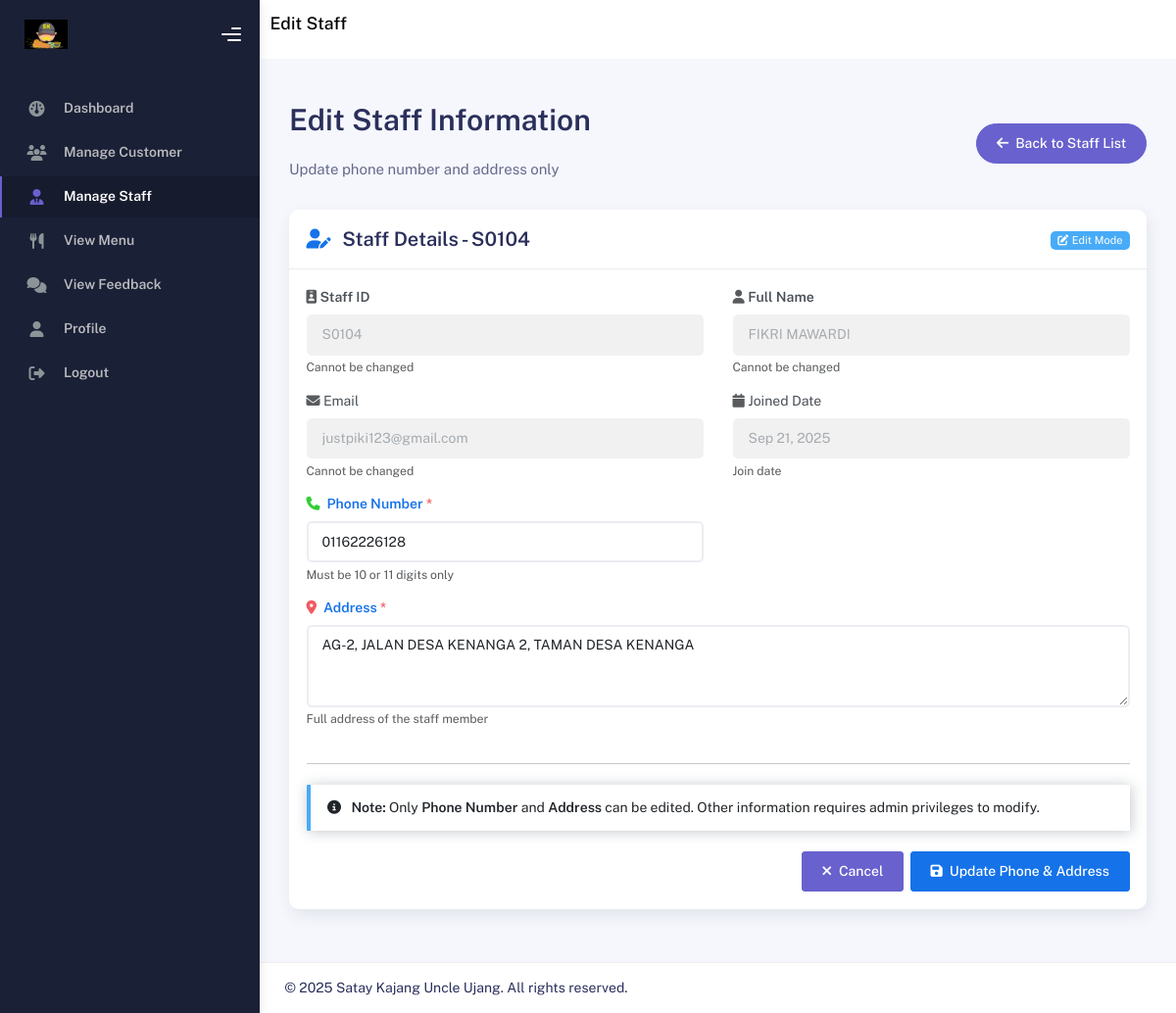
/admin/editstaff_admin.php?id=104 (signed in), run on the app's committed database.
### tables this page shows
CREATE TABLE `staff` (
  `staff_id` int(11) NOT NULL,
  `name` varchar(100) NOT NULL,
  `email` varchar(100) NOT NULL,
  `password` varchar(255) NOT NULL,
  `phone_no` varchar(20) DEFAULT NULL,
  `address` text DEFAULT NULL,
  `reset_token` varchar(100) DEFAULT NULL,
  `reset_expires` datetime DEFAULT NULL,
  `created_at` timestamp NOT NULL DEFAULT current_timestamp(),
  `last_logged_in` timestamp NULL DEFAULT NULL,
  `staff_image` varchar(255) DEFAULT NULL
);

### admin/editstaff_admin.php (the view, shortened to what this page needs)
<?php
require_once '../connect.php';
$staff_id = intval($_GET['id']);
$sql = "SELECT staff_id, name, email, phone_no, address, created_at FROM staff WHERE staff_id = ?";
$stmt = $conn->prepare($sql);
$stmt->bind_param("i", $staff_id);
$stmt->execute();
$result = $stmt->get_result();
$staff = $result->fetch_assoc();
?>
<!DOCTYPE html>
<html lang="en">
<head>
    <link rel="stylesheet" href="../assets/css/bootstrap.min.css" />
    <link rel="stylesheet" href="../assets/css/plugins.min.css" />
    <link rel="stylesheet" href="../assets/css/kaiadmin.min.css" />
    <link rel="stylesheet" href="https://cdnjs.cloudflare.com/ajax/libs/font-awesome/6.4.2/css/all.min.css" />
</head>
<body>
    <div class="wrapper">
        <div class="sidebar" data-background-color="dark">
            <div class="sidebar-logo">
                <div class="logo-header" data-background-color="dark">
                    <a href="admin_dashboard.php" class="logo">
                        <img src="../image/LogoSataysebenarReal.png" alt="Satay Kajang Uncle Ujang" class="navbar-brand" height="30" />
                    </a>
                    <div class="nav-toggle">
                        <button class="btn btn-toggle toggle-sidebar"><i class="gg-menu-right"></i></button>
                    </div>
                </div>
            </div>
            <div class="sidebar-wrapper scrollbar scrollbar-inner">
                <div class="sidebar-content">
                    <ul class="nav nav-secondary">
                        <li class="nav-item"><a href="admin_dashboard.php"><i class="fa-solid fa-gauge"></i><p>Dashboard</p></a></li>
                        <li class="nav-item"><a href="admincustomer.php"><i class="fa-solid fa-users"></i><p>Manage Customer</p></a></li>
                        <li class="nav-item active"><a href="adminstaff.php"><i class="fa-solid fa-user-tie"></i><p>Manage Staff</p></a></li>
                        <li class="nav-item"><a href="admin_menu.php"><i class="fa-solid fa-utensils"></i><p>View Menu</p></a></li>
                        <li class="nav-item"><a href="admin_viewfeedback.php"><i class="fa-solid fa-comments"></i><p>View Feedback</p></a></li>
                        <li class="nav-item"><a href="profAdmin.php"><i class="fa-solid fa-user"></i><p>Profile</p></a></li>
                        <li class="nav-item"><a href="admin_logout.php"><i class="fa-solid fa-right-from-bracket"></i><p>Logout</p></a></li>
                    </ul>
                </div>
            </div>
        </div>
        <div class="main-panel">
            <div class="main-header">
                <nav class="navbar topbar navbar-expand">
                    <div class="container-fluid">
                        <div class="d-flex align-items-center">
                            <h4 class="navbar-brand mb-0">Edit Staff</h4>
                        </div>
                    </div>
                </nav>
            </div>
            <div class="container">
                <div class="page-inner">
                    <div class="d-flex align-items-left align-items-md-center flex-column flex-md-row pt-2 pb-4">
                        <div>
                            <h1 class="fw-bold mb-3">Edit Staff Information</h1>
                            <p class="op-7 mb-2">Update phone number and address only</p>
                        </div>
                        <div class="ms-md-auto py-2 py-md-0">
                            <a href="adminstaff.php" class="btn btn-secondary btn-round">
                                <i class="fa-solid fa-arrow-left me-2"></i>Back to Staff List
                            </a>
                        </div>
                    </div>
                    <?php if ($staff): ?>
                    <div class="card">
                        <div class="card-header">
                            <div class="card-head-row">
                                <h4 class="card-title">
                                    <i class="fa-solid fa-user-edit me-2 text-primary"></i>
                                    Staff Details - S<?= sprintf('%04d', $staff['staff_id']) ?>
                                </h4>
                                <div class="card-tools">
                                    <span class="badge badge-info">
                                        <i class="fa-solid fa-edit me-1"></i>Edit Mode
                                    </span>
                                </div>
                            </div>
                        </div>
                        <div class="card-body">
                            <form method="POST">
                                <div class="row">
                                    <div class="col-md-6 mb-3">
                                        <label class="form-label fw-bold">
                                            <i class="fa-solid fa-id-badge me-1 text-muted"></i>Staff ID
                                        </label>
                                        <input type="text" class="form-control readonly-field"
                                               value="S<?= sprintf('%04d', $staff['staff_id']) ?>" readonly>
                                        <div class="form-text text-muted">Cannot be changed</div>
                                    </div>
                                    <div class="col-md-6 mb-3">
                                        <label class="form-label fw-bold">
                                            <i class="fa-solid fa-user me-1 text-muted"></i>Full Name
                                        </label>
                                        <input type="text" class="form-control readonly-field"
                                               value="<?= htmlspecialchars($staff['name']) ?>" readonly>
                                        <div class="form-text text-muted">Cannot be changed</div>
                                    </div>
                                    <div class="col-md-6 mb-3">
                                        <label class="form-label">
                                            <i class="fa-solid fa-envelope me-1 text-muted"></i>Email
                                        </label>
                                        <input type="email" class="form-control readonly-field"
                                               value="<?= htmlspecialchars($staff['email']) ?>" readonly>
                                        <div class="form-text text-muted">Cannot be changed</div>
                                    </div>
                                    <div class="col-md-6 mb-3">
                                        <label class="form-label">
                                            <i class="fa-solid fa-calendar me-1 text-muted"></i>Joined Date
                                        </label>
                                        <input type="text" class="form-control readonly-field"
                                               value="<?= date('M d, Y', strtotime($staff['created_at'])) ?>" readonly>
                                        <div class="form-text text-muted">Join date</div>
                                    </div>
                                    <div class="col-md-6 mb-3">
                                        <label class="form-label fw-bold text-primary">
                                            <i class="fa-solid fa-phone me-2 text-success"></i>Phone Number <span class="text-danger">*</span>
                                        </label>
                                        <input type="text" name="phone_no" class="form-control"
                                               pattern="[0-9]{10,11}" title="10-11 digits only"
                                               value="<?= htmlspecialchars($staff['phone_no']) ?>" required>
                                        <div class="form-text">Must be 10 or 11 digits only</div>
                                    </div>
                                    <div class="col-12 mb-3">
                                        <label class="form-label fw-bold text-primary">
                                            <i class="fa-solid fa-map-marker-alt me-2 text-danger"></i>Address <span class="text-danger">*</span>
                                        </label>
                                        <textarea name="address" class="form-control" rows="3" required><?= htmlspecialchars($staff['address']) ?></textarea>
                                        <div class="form-text">Full address of the staff member</div>
                                    </div>
                                </div>
                                <hr class="my-4">
                                <div class="alert alert-info">
                                    <i class="fa-solid fa-info-circle me-2"></i>
                                    <strong>Note:</strong> Only <strong>Phone Number</strong> and <strong>Address</strong> can be edited.
                                    Other information requires admin privileges to modify.
                                </div>
                                <div class="d-flex justify-content-end gap-2 mt-4">
                                    <a href="adminstaff.php" class="btn btn-secondary">
                                        <i class="fa-solid fa-times me-2"></i>Cancel
                                    </a>
                                    <button type="submit" class="btn btn-primary">
                                        <i class="fa-solid fa-save me-2"></i>Update Phone & Address
                                    </button>
                                </div>
                            </form>
                        </div>
                    </div>
                    <?php endif; ?>
                </div>
            </div>
            <footer class="footer">
                <div class="container-fluid">
                    <div class="copyright">© 2025 Satay Kajang Uncle Ujang. All rights reserved.</div>
                </div>
            </footer>
        </div>
    </div>
</body>
</html>

### admin/editstaff_admin.php (style rules this page uses)
.readonly-field { background-color: #f8f9fa !important; color: #6c757d; cursor: not-allowed; }

### data on the page
staff: staff_id "0104", staff_id "S0104", name "FIKRI MAWARDI", email "justpiki123@gmail.com", created_at "Sep 21, 2025", phone_no "01162226128", address "AG-2, JALAN DESA KENANGA 2, TAMAN DESA KENANGA"
